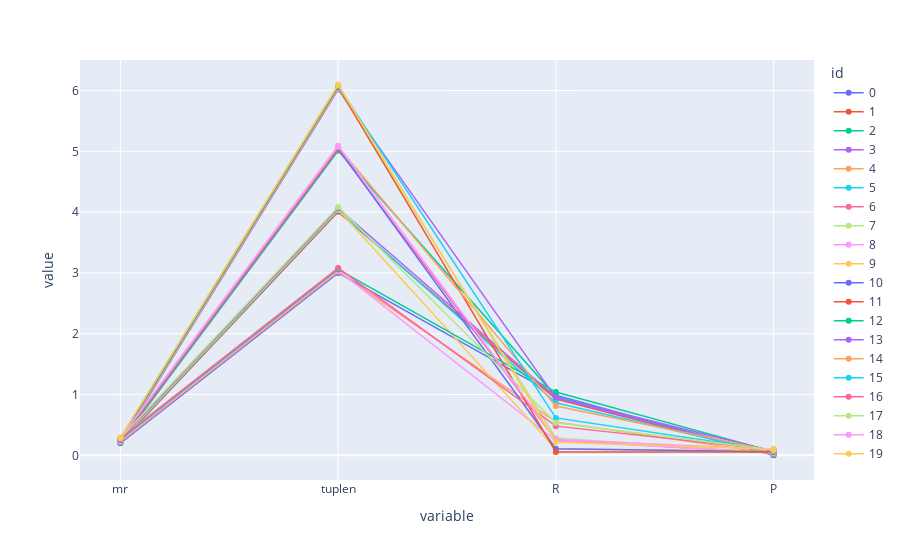

Notebook code for this chart:
### Code cell
# df.loc[~df.P.isna()]
show_board(df.iloc[:20],cols = ['mr','tuplen','R','P']) # 'N','w','s',m,m2

### Figure 1 — Plotly figure (JSON) as saved in the notebook; plotly's stock layout.template omitted (floating-point values rounded to 4 significant figures)
{"data": [{"hovertemplate": "id=0<br>variable=%{x}<br>value=%{y}<extra></extra>", "legendgroup": "0", "line": {"color": "#636efa", "dash": "solid", "width": 1.5}, "marker": {"symbol": "circle"}, "mode": "markers+lines", "name": "0", "orientation": "v", "showlegend": true, "type": "scatter", "x": ["mr", "tuplen", "R", "P"], "xaxis": "x", "y": [0.2, 3, 0.99, 0.001202], "yaxis": "y"}, {"hovertemplate": "id=1<br>variable=%{x}<br>value=%{y}<extra></extra>", "legendgroup": "1", "line": {"color": "#EF553B", "dash": "solid", "width": 1.5}, "marker": {"symbol": "circle"}, "mode": "markers+lines", "name": "1", "orientation": "v", "showlegend": true, "type": "scatter", "x": ["mr", "tuplen", "R", "P"], "xaxis": "x", "y": [0.205, 4.005, 0.925, 0.005968], "yaxis": "y"}, {"hovertemplate": "id=2<br>variable=%{x}<br>value=%{y}<extra></extra>", "legendgroup": "2", "line": {"color": "#00cc96", "dash": "solid", "width": 1.5}, "marker": {"symbol": "circle"}, "mode": "markers+lines", "name": "2", "orientation": "v", "showlegend": true, "type": "scatter", "x": ["mr", "tuplen", "R", "P"], "xaxis": "x", "y": [0.21, 5.01, 0.97, 0.01063], "yaxis": "y"}, {"hovertemplate": "id=3<br>variable=%{x}<br>value=%{y}<extra></extra>", "legendgroup": "3", "line": {"color": "#ab63fa", "dash": "solid", "width": 1.5}, "marker": {"symbol": "circle"}, "mode": "markers+lines", "name": "3", "orientation": "v", "showlegend": true, "type": "scatter", "x": ["mr", "tuplen", "R", "P"], "xaxis": "x", "y": [0.215, 6.015, 0.945, 0.01543], "yaxis": "y"}, {"hovertemplate": "id=4<br>variable=%{x}<br>value=%{y}<extra></extra>", "legendgroup": "4", "line": {"color": "#FFA15A", "dash": "solid", "width": 1.5}, "marker": {"symbol": "circle"}, "mode": "markers+lines", "name": "4", "orientation": "v", "showlegend": true, "type": "scatter", "x": ["mr", "tuplen", "R", "P"], "xaxis": "x", "y": [0.22, 3.02, 0.55, 0.02384], "yaxis": "y"}, {"hovertemplate": "id=5<br>variable=%{x}<br>value=%{y}<extra></extra>", "legendgroup": "5", "line": {"color": "#19d3f3", "dash": "solid", "width": 1.5}, "marker": {"symbol": "circle"}, "mode": "markers+lines", "name": "5", "orientation": "v", "showlegend": true, "type": "scatter", "x": ["mr", "tuplen", "R", "P"], "xaxis": "x", "y": [0.225, 4.025, 0.865, 0.02626], "yaxis": "y"}, {"hovertemplate": "id=6<br>variable=%{x}<br>value=%{y}<extra></extra>", "legendgroup": "6", "line": {"color": "#FF6692", "dash": "solid", "width": 1.5}, "marker": {"symbol": "circle"}, "mode": "markers+lines", "name": "6", "orientation": "v", "showlegend": true, "type": "scatter", "x": ["mr", "tuplen", "R", "P"], "xaxis": "x", "y": [0.23, 5.03, 0.25, 0.03799], "yaxis": "y"}, {"hovertemplate": "id=7<br>variable=%{x}<br>value=%{y}<extra></extra>", "legendgroup": "7", "line": {"color": "#B6E880", "dash": "solid", "width": 1.5}, "marker": {"symbol": "circle"}, "mode": "markers+lines", "name": "7", "orientation": "v", "showlegend": true, "type": "scatter", "x": ["mr", "tuplen", "R", "P"], "xaxis": "x", "y": [0.235, 6.035, 0.285, 0.03701], "yaxis": "y"}, {"hovertemplate": "id=8<br>variable=%{x}<br>value=%{y}<extra></extra>", "legendgroup": "8", "line": {"color": "#FF97FF", "dash": "solid", "width": 1.5}, "marker": {"symbol": "circle"}, "mode": "markers+lines", "name": "8", "orientation": "v", "showlegend": true, "type": "scatter", "x": ["mr", "tuplen", "R", "P"], "xaxis": "x", "y": [0.24, 3.04, 0.24, 0.04173], "yaxis": "y"}, {"hovertemplate": "id=9<br>variable=%{x}<br>value=%{y}<extra></extra>", "legendgroup": "9", "line": {"color": "#FECB52", "dash": "solid", "width": 1.5}, "marker": {"symbol": "circle"}, "mode": "markers+lines", "name": "9", "orientation": "v", "showlegend": true, "type": "scatter", "x": ["mr", "tuplen", "R", "P"], "xaxis": "x", "y": [0.245, 4.045, 0.105, 0.06854], "yaxis": "y"}, {"hovertemplate": "id=10<br>variable=%{x}<br>value=%{y}<extra></extra>", "legendgroup": "10", "line": {"color": "#636efa", "dash": "solid", "width": 1.5}, "marker": {"symbol": "circle"}, "mode": "markers+lines", "name": "10", "orientation": "v", "showlegend": true, "type": "scatter", "x": ["mr", "tuplen", "R", "P"], "xaxis": "x", "y": [0.25, 5.05, 0.11, 0.05688], "yaxis": "y"}, {"hovertemplate": "id=11<br>variable=%{x}<br>value=%{y}<extra></extra>", "legendgroup": "11", "line": {"color": "#EF553B", "dash": "solid", "width": 1.5}, "marker": {"symbol": "circle"}, "mode": "markers+lines", "name": "11", "orientation": "v", "showlegend": true, "type": "scatter", "x": ["mr", "tuplen", "R", "P"], "xaxis": "x", "y": [0.255, 6.055, 0.055, 0.055], "yaxis": "y"}, {"hovertemplate": "id=12<br>variable=%{x}<br>value=%{y}<extra></extra>", "legendgroup": "12", "line": {"color": "#00cc96", "dash": "solid", "width": 1.5}, "marker": {"symbol": "circle"}, "mode": "markers+lines", "name": "12", "orientation": "v", "showlegend": true, "type": "scatter", "x": ["mr", "tuplen", "R", "P"], "xaxis": "x", "y": [0.26, 3.06, 1.04, 0.06065], "yaxis": "y"}, {"hovertemplate": "id=13<br>variable=%{x}<br>value=%{y}<extra></extra>", "legendgroup": "13", "line": {"color": "#ab63fa", "dash": "solid", "width": 1.5}, "marker": {"symbol": "circle"}, "mode": "markers+lines", "name": "13", "orientation": "v", "showlegend": true, "type": "scatter", "x": ["mr", "tuplen", "R", "P"], "xaxis": "x", "y": [0.265, 4.065, 0.955, 0.06722], "yaxis": "y"}, {"hovertemplate": "id=14<br>variable=%{x}<br>value=%{y}<extra></extra>", "legendgroup": "14", "line": {"color": "#FFA15A", "dash": "solid", "width": 1.5}, "marker": {"symbol": "circle"}, "mode": "markers+lines", "name": "14", "orientation": "v", "showlegend": true, "type": "scatter", "x": ["mr", "tuplen", "R", "P"], "xaxis": "x", "y": [0.27, 5.07, 0.81, 0.07306], "yaxis": "y"}, {"hovertemplate": "id=15<br>variable=%{x}<br>value=%{y}<extra></extra>", "legendgroup": "15", "line": {"color": "#19d3f3", "dash": "solid", "width": 1.5}, "marker": {"symbol": "circle"}, "mode": "markers+lines", "name": "15", "orientation": "v", "showlegend": true, "type": "scatter", "x": ["mr", "tuplen", "R", "P"], "xaxis": "x", "y": [0.275, 6.075, 0.615, 0.08031], "yaxis": "y"}, {"hovertemplate": "id=16<br>variable=%{x}<br>value=%{y}<extra></extra>", "legendgroup": "16", "line": {"color": "#FF6692", "dash": "solid", "width": 1.5}, "marker": {"symbol": "circle"}, "mode": "markers+lines", "name": "16", "orientation": "v", "showlegend": true, "type": "scatter", "x": ["mr", "tuplen", "R", "P"], "xaxis": "x", "y": [0.28, 3.08, 0.48, 0.08564], "yaxis": "y"}, {"hovertemplate": "id=17<br>variable=%{x}<br>value=%{y}<extra></extra>", "legendgroup": "17", "line": {"color": "#B6E880", "dash": "solid", "width": 1.5}, "marker": {"symbol": "circle"}, "mode": "markers+lines", "name": "17", "orientation": "v", "showlegend": true, "type": "scatter", "x": ["mr", "tuplen", "R", "P"], "xaxis": "x", "y": [0.285, 4.085, 0.535, 0.0881], "yaxis": "y"}, {"hovertemplate": "id=18<br>variable=%{x}<br>value=%{y}<extra></extra>", "legendgroup": "18", "line": {"color": "#FF97FF", "dash": "solid", "width": 1.5}, "marker": {"symbol": "circle"}, "mode": "markers+lines", "name": "18", "orientation": "v", "showlegend": true, "type": "scatter", "x": ["mr", "tuplen", "R", "P"], "xaxis": "x", "y": [0.29, 5.09, 0.26, 0.09437], "yaxis": "y"}, {"hovertemplate": "id=19<br>variable=%{x}<br>value=%{y}<extra></extra>", "legendgroup": "19", "line": {"color": "#FECB52", "dash": "solid", "width": 1.5}, "marker": {"symbol": "circle"}, "mode": "markers+lines", "name": "19", "orientation": "v", "showlegend": true, "type": "scatter", "x": ["mr", "tuplen", "R", "P"], "xaxis": "x", "y": [0.295, 6.095, 0.215, 0.1034], "yaxis": "y"}], "layout": {"autosize": true, "legend": {"title": {"text": "id"}, "tracegroupgap": 0}, "margin": {"t": 60}, "xaxis": {"anchor": "y", "autorange": true, "domain": [0, 1], "range": [-0.1764, 3.176], "title": {"text": "variable"}, "type": "category"}, "yaxis": {"anchor": "x", "autorange": true, "domain": [0, 1], "range": [-0.4706, 6.567], "title": {"text": "value"}, "type": "linear"}}}
